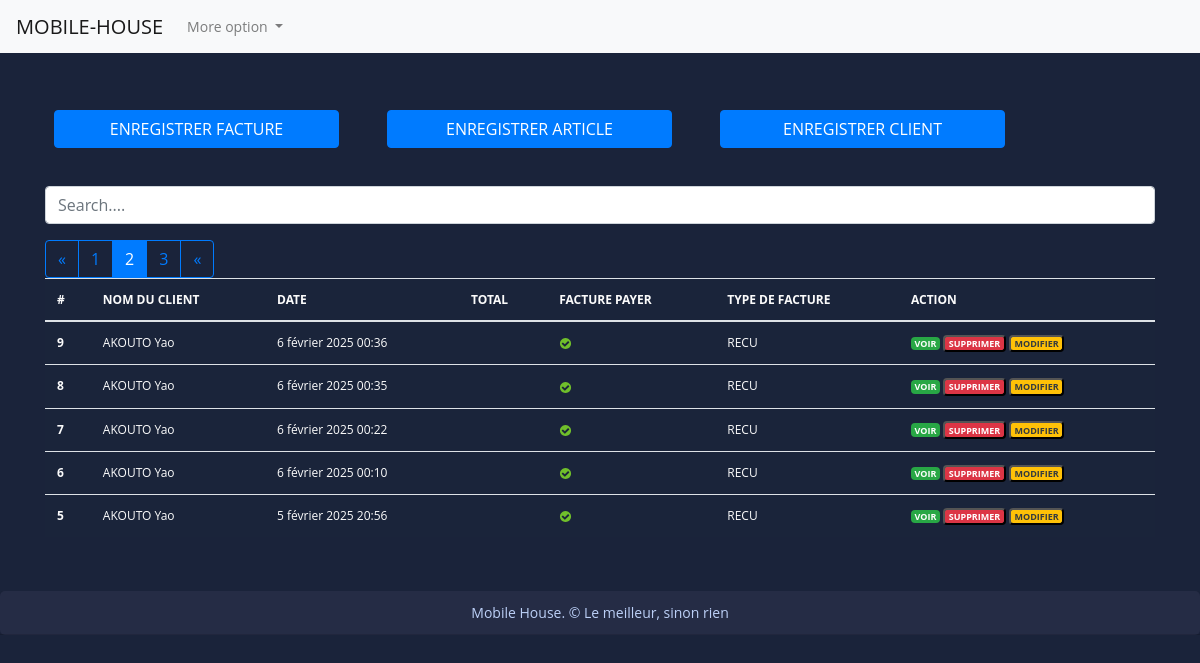
Page /?page=2 (signed in) on the committed database.
### fact_app/models.py (models this page shows, shortened)
class Invoice(models.Model):
    INVOICE_TYPE = (
        ('R', 'RECU'),
        ('F', 'FACTURE')
    )
    customer = models.ForeignKey(Customer, on_delete=models.CASCADE)
    save_by = models.ForeignKey(User, on_delete=models.PROTECT)
    invoice_date_time = models.DateTimeField(auto_now_add=True)
    last_updated_date = models.DateTimeField(null=True)
    paid = models.BooleanField(default=True)
    invoice_type = models.CharField(max_length=1, choices=INVOICE_TYPE)
    comments = models.TextField(null=True, max_length=1000, blank=True)
    class Meta:
        verbose_name = "Invoice"
        verbose_name_plural = "Invoices"

class Customer(models.Model):
    SEX_TYPES = (
        ('M', 'Male'),
        ('F', 'Female'),
    )
    name = models.CharField(max_length=132)
    email = models.EmailField()
    phone = models.CharField(max_length=132)
    address = models.CharField(max_length=132)
    sex = models.CharField(max_length=1, choices=SEX_TYPES)
    age = models.CharField(max_length=12)
    city = models.CharField(max_length=32)
    zip_code = models.CharField(max_length=32)
    created_date = models.DateTimeField(auto_now_add=True)
    save_by = models.ForeignKey(User, on_delete=models.PROTECT)
    class Meta:
        verbose_name = "Customer"
        verbose_name_plural = "Customers"

### fact_app/views.py (the view, shortened to what this page needs)
# urls.py: path('', views.HomeView.as_view(), name='home'),
class HomeView(LoginRequiredSuperuserMixin, View):
    templates_name = 'index.html'
    invoices = Invoice.objects.select_related('customer', 'save_by').all().order_by('-invoice_date_time')
    context = {
        'invoices': invoices
    }
    def get(self, request, *args, **kwargs):
        items = pagination(request, self.invoices)
        self.context['invoices'] = items
        return render(request, self.templates_name, self.context)

### fact_app/utils.py (called while the page is built)
def pagination(request, invoices):
        default_page = 1
        page = request.GET.get('page', default_page)
        items_per_page = 5
        paginator = Paginator(invoices, items_per_page)
        try:
            items_page = paginator.page(page)
        except PageNotAnInteger:
            items_page = paginator.page(default_page)
        except EmptyPage:
            items_page = paginator.page(paginator.num_pages)
        invoices = Invoice.objects.all().order_by('-invoice_date_time')  # Trie par date de manière décroissante
        paginator = Paginator(invoices, items_per_page)
        return items_page

### templates/index.html (shortened to what this page needs)
{% extends "base.html" %}
{% load static %}
{% block content %}
<br><br>
<div class="row">
   <a href="{% url 'add-invoice' %}" class="btn col-md-3 btn-primary mx-4">
      ENREGISTRER FACTURE
   </a>
   <a href="{% url 'add-article' %}" class="btn col-md-3 btn-primary mx-4">
      ENREGISTRER ARTICLE
   </a>
   <a href="{% url 'add-customer' %}" class="btn col-md-3 btn-primary mx-4">
      ENREGISTRER CLIENT
   </a>
</div>
<br> <br>
<div class="form-group ">
   <input id="search" class="form-control" type="text" placeholder="Search....">
</div>
<div>
   <table class="table table-striped-columns">
      <thead>
         <tr>
            <th scope="col">#</th>
            <th scope="col">NOM DU CLIENT</th>
            <th scope="col">DATE</th>
            <th scope="col">TOTAL</th>
            <th scope="col">FACTURE PAYER</th>
            <th scope="col">TYPE DE FACTURE</th>
            <th scope="col">ACTION</th>
         </tr>
      </thead>
      <tbody id="myTable">
         {% if invoices %}
         {% for facture in invoices %}
         <tr>
            <th scope="row">{{ facture.pk }}</th>
            <td>{{facture.customer.name}}</td>
            <td>{{facture.invoice_date_time}}</td>
            <td>{{ facture.get_total }}</td>
            <td>
               {% if facture.paid %}
               <img src="{% static 'images/icon-yes.svg' %}" alt="True">
               {% else %}
               <img src="{% static 'images/icon-no.svg' %}" alt="False">
               {% endif %}
            </td>
            <td>{{facture.get_invoice_type_display }}</td>
            <td>
               <a href="{% url 'view-invoice' pk=facture.pk %}" title="Detail" class="badge text-white bg-success">VOIR</a>
               <button id="btn-invoice-sup" type="button" data-toggle="modal" data-target="#supprimer"
                  class="badge text-white bg-danger" title="Supprimer" data-id="{{ facture.pk }}"
                  data-customer="{{facture.customer.name}}">SUPPRIMER
               </button>
               <button id="btn-invoice-mod" type="button" data-toggle="modal" title="Modifier" data-target="#modifier"
                  data-id="{{facture.pk}}" data-customer="{{facture.customer.name}}"
                  class="badge text-dark bg-warning">MODIFIER
               </button>
            </td>
         </tr>
         {% endfor %}
         {% if invoices.has_other_pages %}
         <div class="btn-group" role="group" aria-label="Item pagination">
            {% if invoices.has_previous %}
               <a href="?page={{ invoices.previous_page_number }}" class="btn btn-outline-primary">&laquo;</a>
            {% endif %}
            {% for page_number in invoices.paginator.page_range %}
               {% if invoices.number == page_number %}
                  <button class="btn btn-outline-primary active">
                     <span>{{ page_number }} <span class="sr-only">{current}</span></span>
                  </button>
               {% else %}
                  <a href="?page={{ page_number }}" class="btn btn-outline-primary">
                     {{ page_number }}
                  </a>
               {% endif %}
            {% endfor %}
               {% if invoices.has_next %}
                  <a href="?page={{ invoices.next_page_number }}" class="btn btn-outline-primary">&laquo;</a>
               {% endif %}
         </div>
         {% endif %}
         {% else %}
         <p class="text-center text-white">Aucune facture trouvee.</p>
        {% endif %}
      </tbody>
   </table>
</div>
<br><br>
{% endblock %}

### static/style.css (style rules this page uses)
body { margin: 0; padding: 0; font: 400 .875rem 'Open Sans', sans-serif; color: #bcd0f7; background: #1A233A; position: relative; height: 100%; }
.table { background: #1a243a; color: #fbfbfb; font-size: .75rem; }

### rows in the picture
Invoice: pk "9", customer.name "AKOUTO Yao", invoice_date_time "6 février 2025 00:36", paid True (drawn), invoice_type "RECU"
Invoice: pk "8", customer.name "AKOUTO Yao", invoice_date_time "6 février 2025 00:35", paid True (drawn), invoice_type "RECU"
Invoice: pk "7", customer.name "AKOUTO Yao", invoice_date_time "6 février 2025 00:22", paid True (drawn), invoice_type "RECU"
Invoice: pk "6", customer.name "AKOUTO Yao", invoice_date_time "6 février 2025 00:10", paid True (drawn), invoice_type "RECU"
Invoice: pk "5", customer.name "AKOUTO Yao", invoice_date_time "5 février 2025 20:56", paid True (drawn), invoice_type "RECU"

### other values in the picture
{{ page_number }} "1" "3"
{{ page_number }} "2"
